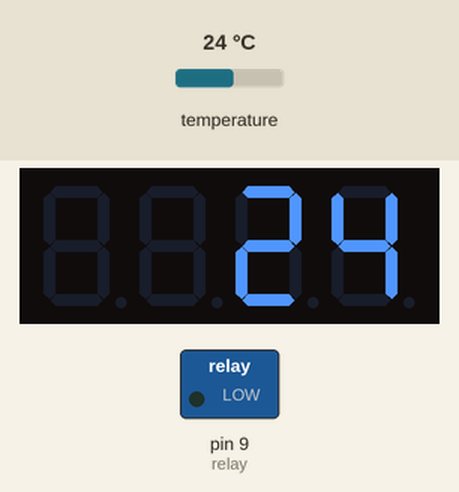
Simulated run of this sketch. Board: Arduino Uno, built with avr-gcc and run on an emulated ATmega328P. Shown: 4-digit seven-segment display, switched loads named in the sketch (green lamp = pin HIGH). The inputs (shaded band) are chosen by the test bench; at power-on: temperature 24 °C. What the sketch prints to the serial monitor is not drawn.

Above: at 0.9 s.
At 1.9 s:
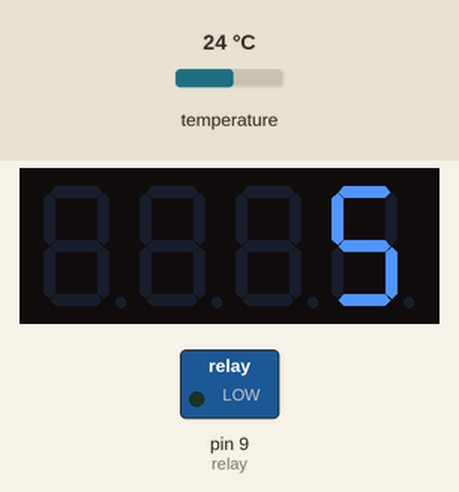

Measured:
- what the display in image 0 shows lasts 1.0 s, from 0.8 s to 1.8 s

The sketch:

Vyro.ino
```cpp
// Temperature sensor
#include <OneWire.h>
#include <DallasTemperature.h>
#define ONE_WIRE_BUS 6
OneWire oneWire(ONE_WIRE_BUS);
DallasTemperature sensors(&oneWire);

// 7SegmetDisplay
#include <Arduino.h>
#include <TM1637Display.h>
#define CLK 2
#define DIO 3
TM1637Display display(CLK, DIO);

// relay
#define relay 9

void setup() {
  Serial.begin(9600);
  sensors.begin();
  display.setBrightness(0x0f);
  pinMode(relay, OUTPUT);
}

int toggle = 0;
float tempValue = 5;

void loop() {
  if (Serial.available()) {
    String inp = Serial.readStringUntil('\n');
    if (inp.charAt(0) == 'x') {
      toggle = 0;
    }
    if (inp.charAt(0) == 't'){
      int num = inp.substring(1, inp.length()).toInt();
      toggle = 1;
    }
  }
  if (toggle == 0) {
    sensors.requestTemperatures();
    float tempC = sensors.getTempCByIndex(0);
    display.showNumberDec(tempC);
    Serial.println(tempC);
    if (tempC < 3) {
      digitalWrite(relay, HIGH);
    }
    if (tempC < 7) {
      digitalWrite(relay, LOW);
    }
    delay(1000);
  }
  if (toggle = 1){
    display.showNumberDec(tempValue);
  }
}
```
